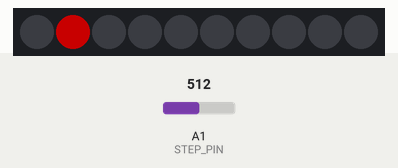
Bench run of a sketch on a simulated Arduino Mega 2560, built with avr-gcc and run on an emulated ATmega2560. Parts: 10 RGB LEDs in strip order, left to right. Inputs (shaded band) come from the test bench; at power-on: A1 (STEP_PIN) = 512. Dim RGB values are drawn brighter than linear.

Above: at 1.8 s.
1.9 s: A1 (STEP_PIN) set to 90
At 2.9 s:
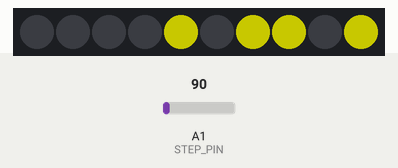
3.5 s: A1 (STEP_PIN) set to 0
At 4.5 s:
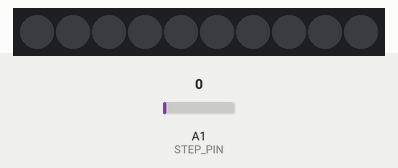
5.5 s: A1 (STEP_PIN) set to 110
At 7.2 s:
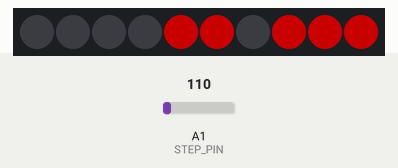
Timing chart, 0 to 8.7 s (numbered marks = the images above; inputs shaded):
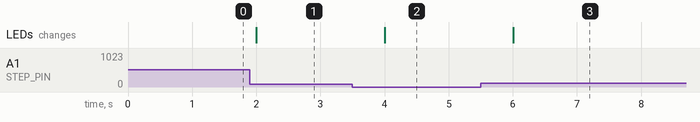

Measured:
- after the input at 1.9 s, the LEDs: change after 0.10 s (image 1)
- after the input at 3.5 s, the LEDs: change after 0.50 s (image 2)
- after the input at 5.5 s, the LEDs: change after 0.51 s (image 3)

The sketch:

Gemma_Analog_Read_Display.ino
```cpp
#include <Adafruit_NeoPixel.h>

#define GEMMA
#ifdef GEMMA
#define STEP_PIN                  1 // Analog input for footstep
#define LED_PIN                   0 // NeoPixel strip is connected here
#endif

#ifndef GEMMA
#define STEP_PIN  A9
#define LED_PIN    6
#endif

#define NUM_PIXELS               10


Adafruit_NeoPixel strip = Adafruit_NeoPixel(NUM_PIXELS, LED_PIN, NEO_GRB + NEO_KHZ800);

void setup() {
  // put your setup code here, to run once:
  pinMode(2, INPUT_PULLUP); // Set internal pullup resistor for sensor pin
  strip.begin();
}

void loop() {
  // put your main code here, to run repeatedly:
  int input = analogRead(STEP_PIN);
  int red, green, blue;

  if (input < 100)
  {
    red = green = 100;
    blue = 0;
  }
  else if (input >= 100)
  {
    red = 100;
    green = 0;
    blue = 0;
  }

  for (int i = NUM_PIXELS - 1; i >= 0 ; i--)
  {
    bool lightIt = (((input >> NUM_PIXELS - i) & 0x0001) == 0x0001);
    if (lightIt)
    {
      strip.setPixelColor(i, red, green, blue);
    }
    else
    {
      strip.setPixelColor(i, 0, 0, 0);
    }
  }

  strip.show();
  delay(1000);
}
```
